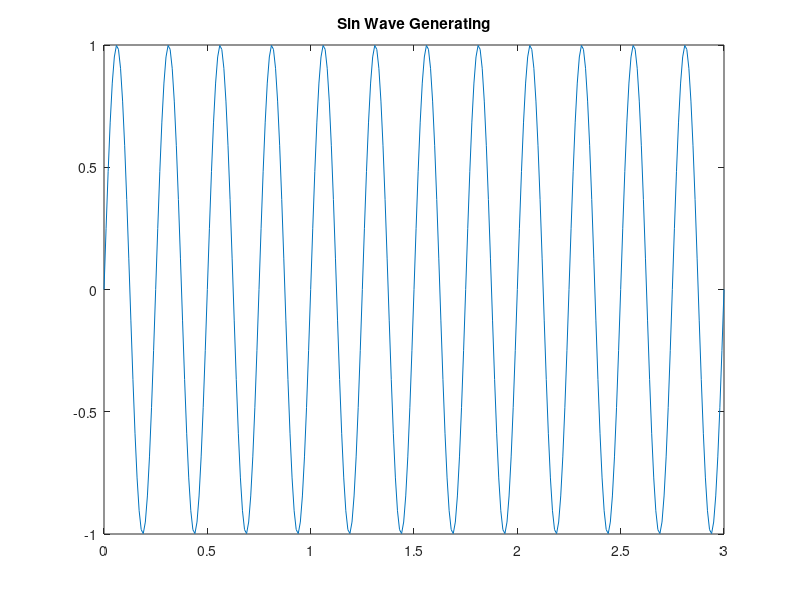
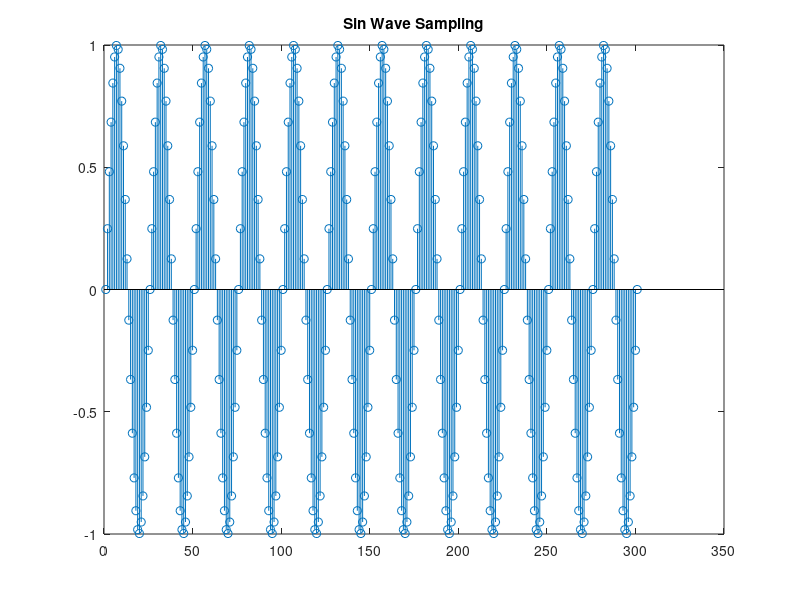
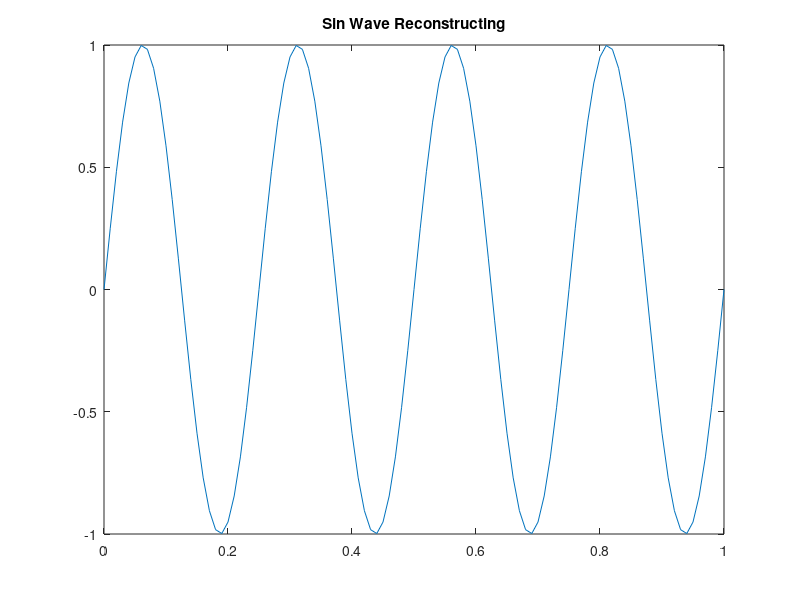

MATLAB code to generate these figures, in order:
clc
clear

%% For Generation 2v p-p sin wave
tstart = 0;
tend = 3;
sampling_period = 0.01;

t = tstart : sampling_period : tend;
x = sin(8*pi*t);

figure(1);
plot(t,x);
title('Sin Wave Generating');
saveas(gcf,'sin1_generation.png');

%% Sampling Of sin Wave

figure(2);
stem(x);
title('Sin Wave Sampling');
saveas(gcf,'sin1_sampling.png');

%% Reconstruction of sin Wave

reconstruction_start_time = 0;
reconstruction_end_time = 1;
reconstruction_sampling_time = 0.01;

new_time = reconstruction_start_time : reconstruction_sampling_time : reconstruction_end_time;
f = interp1(t,x,new_time);
figure(3);
plot(new_time,f);
title('Sin Wave Reconstructing');
saveas(gcf,'sin1_reconstruction.png');